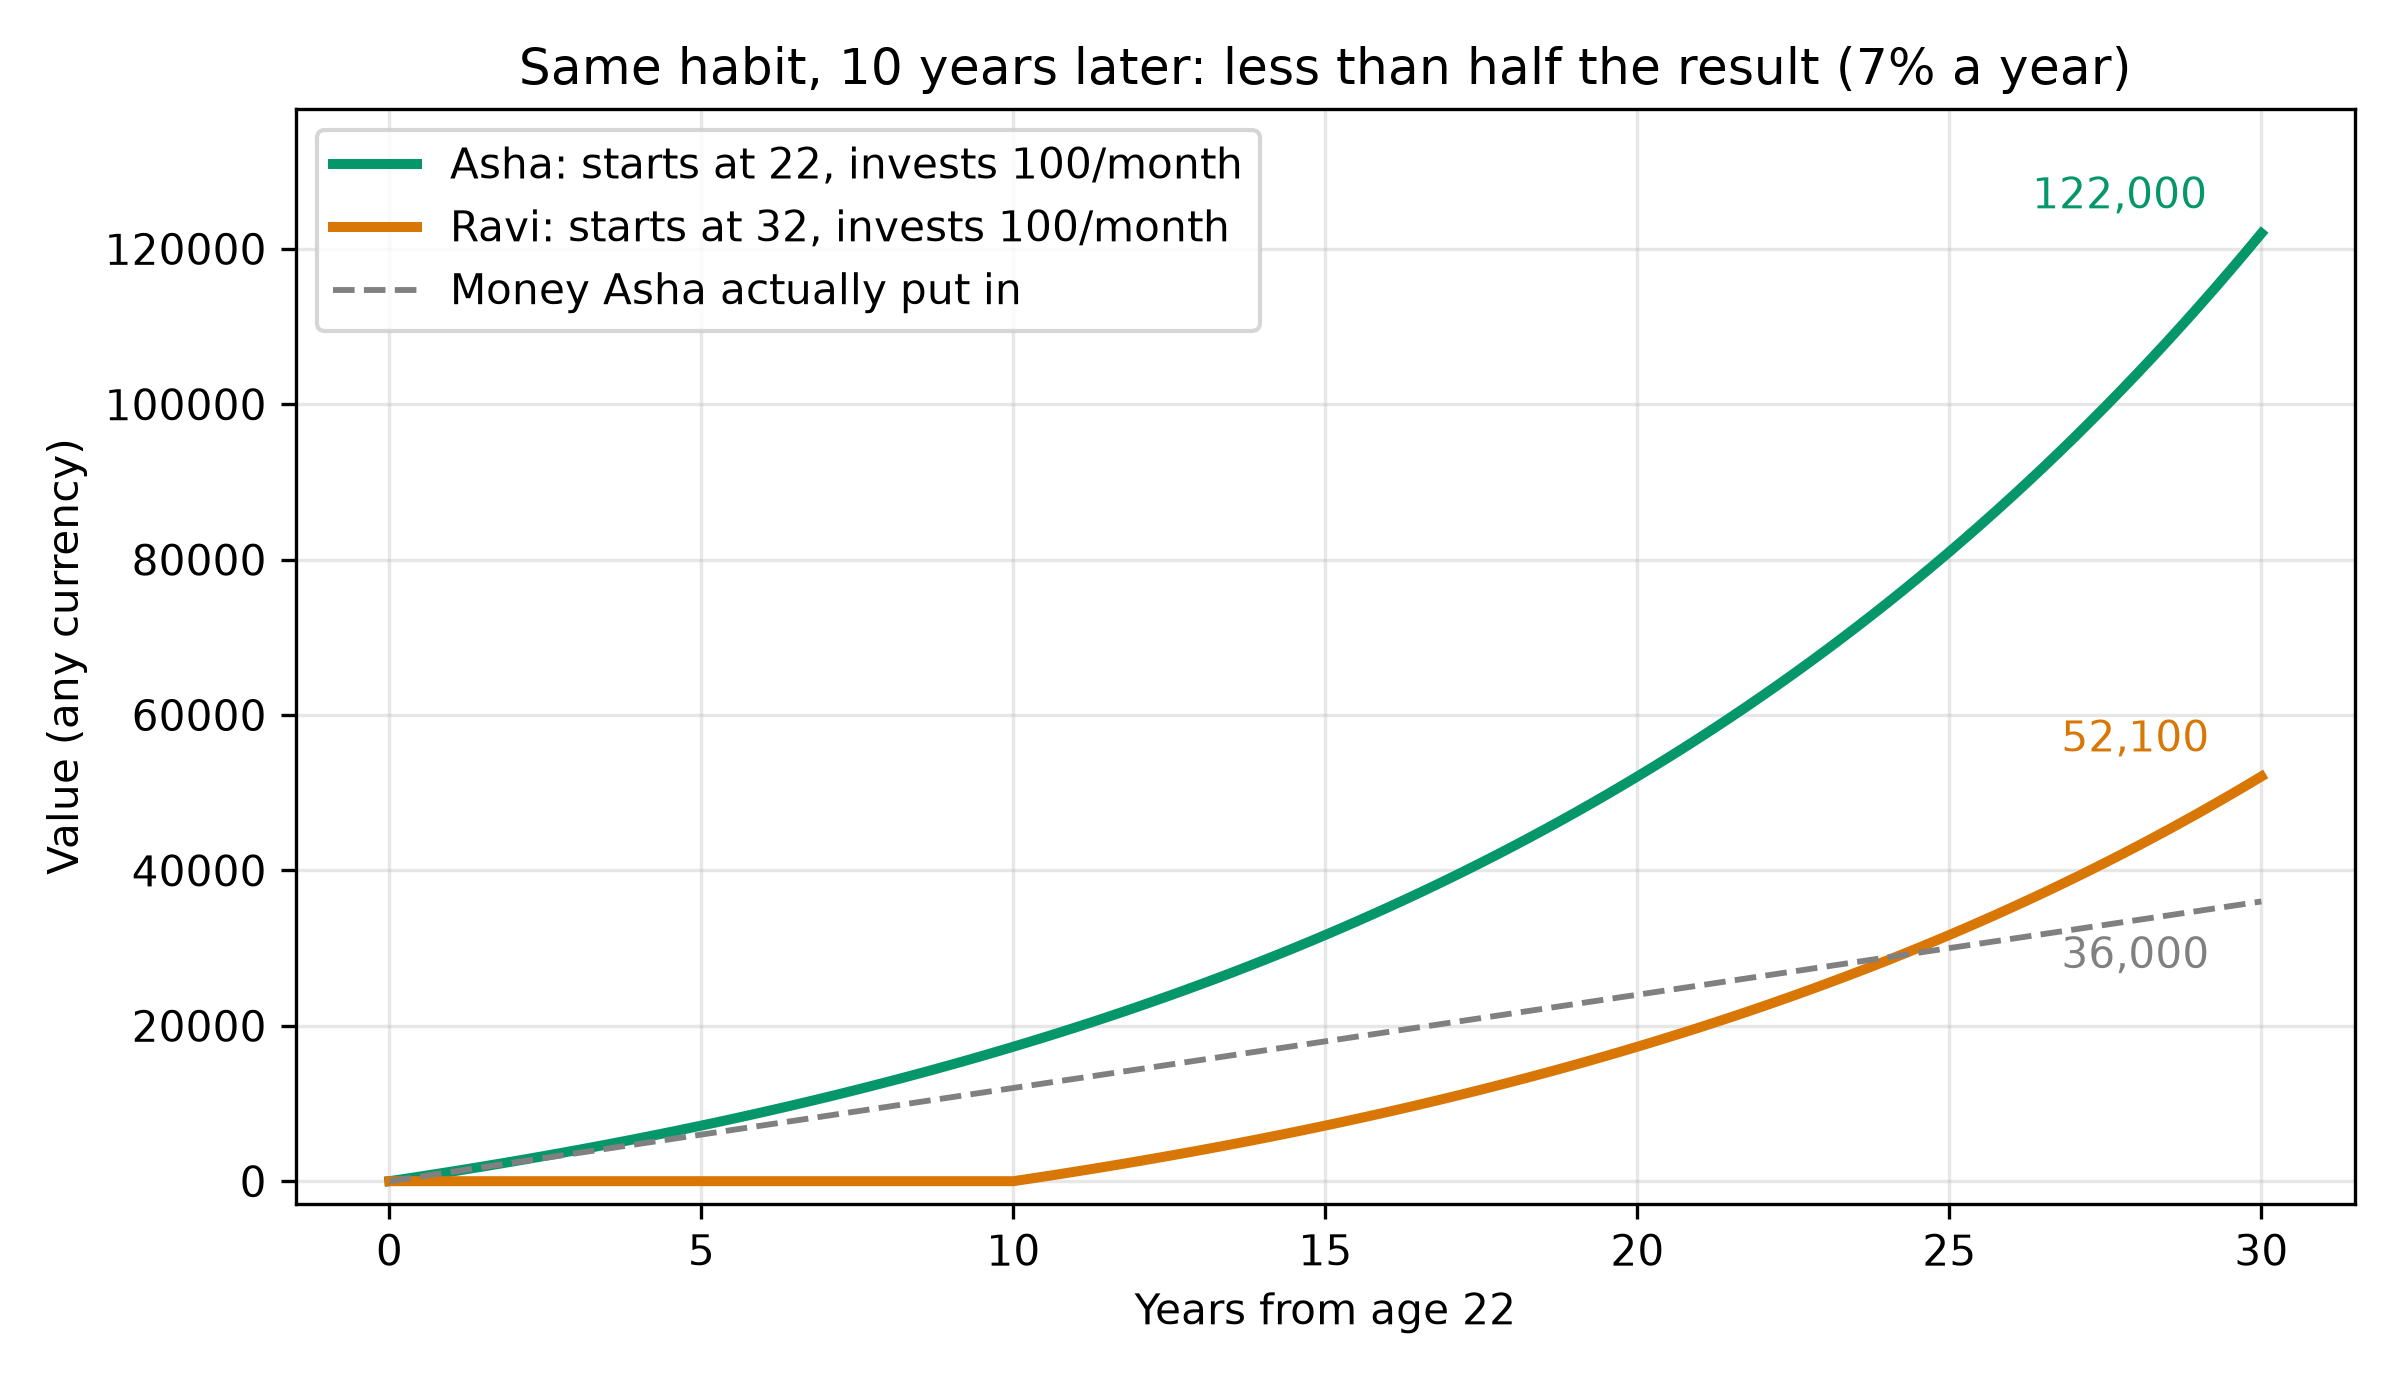

Write Python code to recreate this figure.
import matplotlib
matplotlib.use("Agg")
import matplotlib.pyplot as plt
import numpy as np


def fv(pmt, rate, years):
    r = rate / 12
    n = years * 12
    return pmt * ((1 + r) ** n - 1) / r


years = np.arange(0, 30.01, 0.25)
early = [fv(100, 0.07, y) for y in years]
late = [fv(100, 0.07, y - 10) if y >= 10 else 0 for y in years]
paid_early = [100 * 12 * y for y in years]

fig, ax = plt.subplots(figsize=(8, 4.6), facecolor="white")
ax.plot(years, early, color="#059669", lw=2.4, label="Asha: starts at 22, invests 100/month")
ax.plot(years, late, color="#D97706", lw=2.4, label="Ravi: starts at 32, invests 100/month")
ax.plot(years, paid_early, color="grey", ls="--", lw=1.4, label="Money Asha actually put in")
ax.annotate("122,000", (30, 121997), textcoords="offset points", xytext=(-55, 6), color="#059669")
ax.annotate("52,100", (30, 52093), textcoords="offset points", xytext=(-48, 6), color="#D97706")
ax.annotate("36,000", (30, 36000), textcoords="offset points", xytext=(-48, -16), color="grey")
ax.set_ylim(-3000, 138000)
ax.set_xlabel("Years from age 22")
ax.set_ylabel("Value (any currency)")
ax.set_title("Same habit, 10 years later: less than half the result (7% a year)")
ax.grid(alpha=0.3)
ax.legend(loc="upper left")
fig.tight_layout()
fig.savefig("images/fig_compounding.png", dpi=300)
